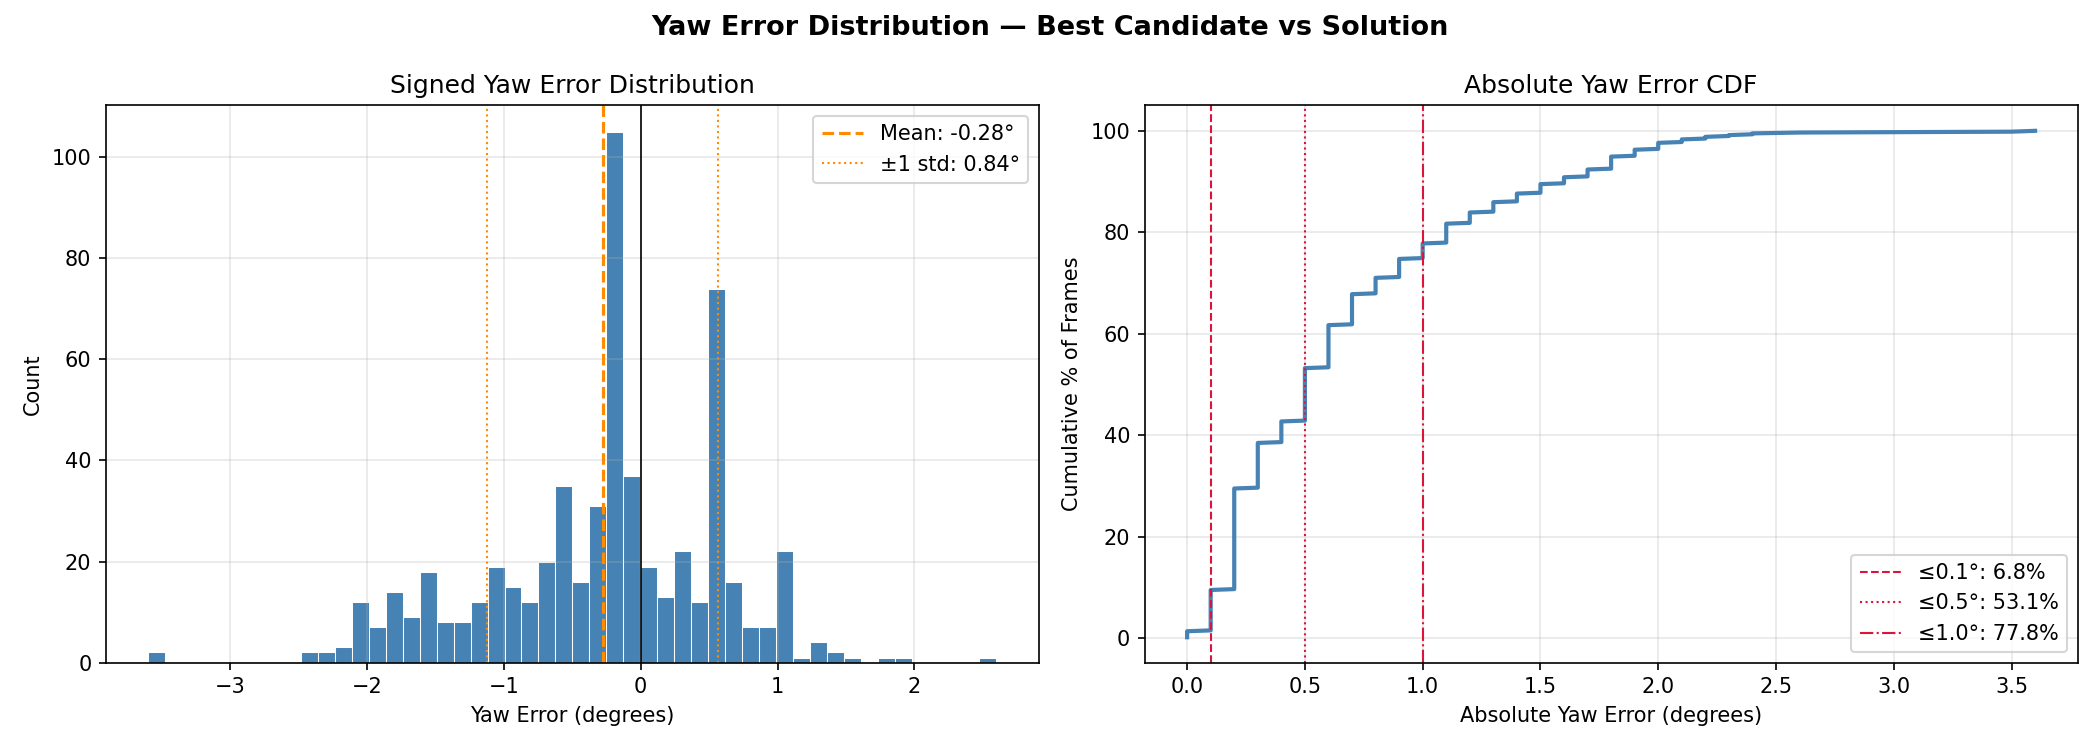

Write Python code to recreate this figure.
import matplotlib.pyplot as plt
import numpy as np
import pandas as pd
from argparse import ArgumentParser
from pathlib import Path


def main():
    parser = ArgumentParser(
        description="Plot the distribution of yaw errors (best candidate vs solution)."
    )
    parser.add_argument("PATH", type=Path)
    args = parser.parse_args()

    df = read_frame_results(args.PATH)
    solution_df = pd.read_csv(args.PATH / "results.csv")

    df["candidate_yaw"] = ((df["car_yaw_deg"] + df["yaw_offset_deg"] + 180) % 360) - 180

    # Pick the candidate with the smallest weighted_rmse per frame
    best_candidates = df.loc[df.groupby("frame_index")["weighted_rmse"].idxmin()].copy()
    best_candidates = best_candidates.sort_values("frame_index").reset_index(drop=True)

    # Merge with solution and compute wrapped yaw error
    merged = best_candidates.merge(
        solution_df[["frame_index", "car_yaw_deg"]],
        on="frame_index",
        suffixes=("_candidate", "_solution"),
    )
    merged["yaw_error"] = merged["candidate_yaw"] - merged["car_yaw_deg_solution"]
    merged["yaw_error"] = ((merged["yaw_error"] + 180) % 360) - 180

    errors = merged["yaw_error"]
    abs_errors = errors.abs()
    mean_err = errors.mean()
    std_err = errors.std()

    fig, axes = plt.subplots(1, 2, figsize=(14, 5))

    # --- Signed error histogram ---
    ax = axes[0]
    ax.hist(errors, bins=50, color="steelblue", edgecolor="white", linewidth=0.5)
    ax.axvline(
        mean_err,
        color="darkorange",
        linewidth=1.5,
        linestyle="--",
        label=f"Mean: {mean_err:.2f}°",
    )
    ax.axvline(
        mean_err + std_err,
        color="darkorange",
        linewidth=1,
        linestyle=":",
        label=f"±1 std: {std_err:.2f}°",
    )
    ax.axvline(mean_err - std_err, color="darkorange", linewidth=1, linestyle=":")
    ax.axvline(0, color="black", linewidth=0.8)
    ax.set_xlabel("Yaw Error (degrees)")
    ax.set_ylabel("Count")
    ax.set_title("Signed Yaw Error Distribution")
    ax.legend()
    ax.grid(True, alpha=0.3)

    # --- Absolute error CDF ---
    ax = axes[1]
    sorted_abs = np.sort(abs_errors)
    cdf = np.arange(1, len(sorted_abs) + 1) / len(sorted_abs)
    ax.plot(sorted_abs, cdf * 100, color="steelblue", linewidth=2)
    for threshold, style in [(0.1, "--"), (0.5, ":"), (1.0, "-.")]:
        pct = (abs_errors <= threshold).mean() * 100
        ax.axvline(
            threshold,
            color="crimson",
            linewidth=1,
            linestyle=style,
            label=f"≤{threshold}°: {pct:.1f}%",
        )
    ax.set_xlabel("Absolute Yaw Error (degrees)")
    ax.set_ylabel("Cumulative % of Frames")
    ax.set_title("Absolute Yaw Error CDF")
    ax.legend()
    ax.grid(True, alpha=0.3)

    plt.suptitle(
        "Yaw Error Distribution — Best Candidate vs Solution",
        fontsize=13,
        fontweight="bold",
    )
    plt.tight_layout()
    plt.savefig("yaw_error_distribution.png", dpi=150)
    plt.show()


def read_frame_results(path):
    frame_results = []
    for p in sorted(path.glob("frame_*_results.csv")):
        frame_results.append(pd.read_csv(p))
    return pd.concat(frame_results, ignore_index=True)


if __name__ == "__main__":
    main()
